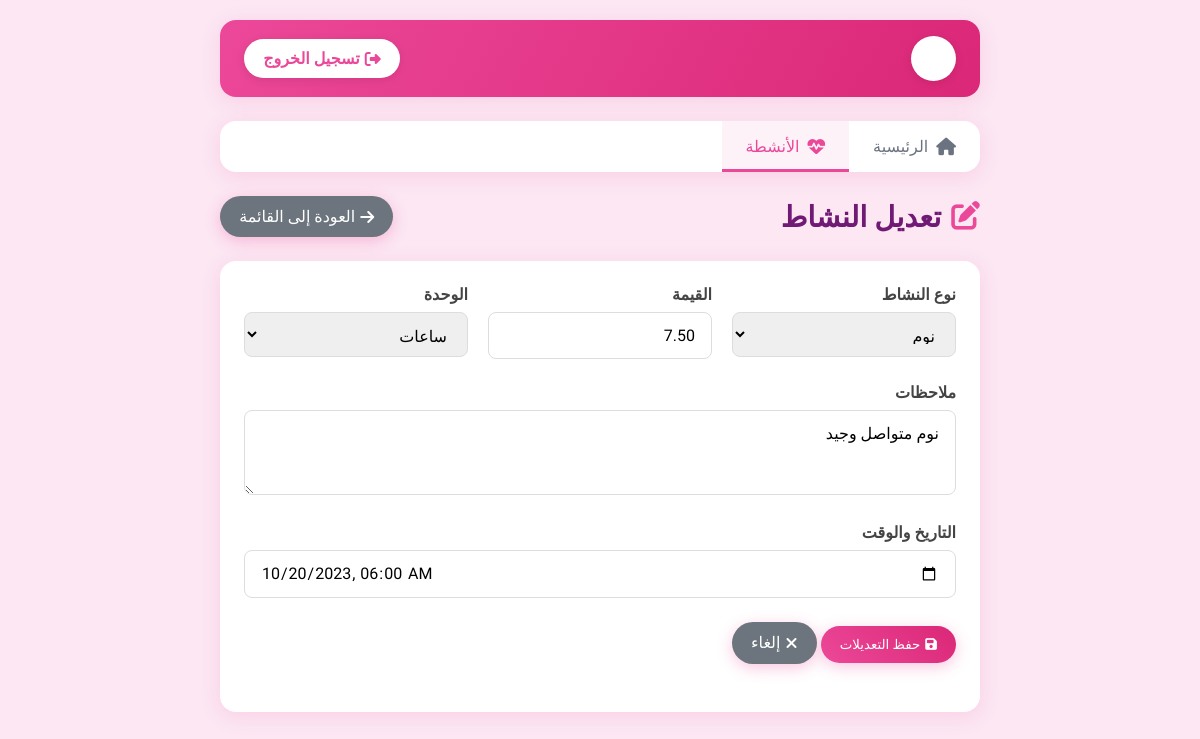
Page /edit_activity.php?id=5 (signed in) on the committed database.
### tables this page shows
CREATE TABLE IF NOT EXISTS health_logs (
    id INT AUTO_INCREMENT PRIMARY KEY,
    activity_type ENUM('walk', 'run', 'gym', 'yoga', 'meditation', 'water', 'sleep', 'weight', 'reading', 'learning') NOT NULL,
    value DECIMAL(10,2) NOT NULL,
    unit ENUM('minutes', 'hours', 'km', 'cups', 'kg', 'pages') DEFAULT 'minutes',
    notes TEXT,
    date TIMESTAMP DEFAULT CURRENT_TIMESTAMP,
    created_at TIMESTAMP DEFAULT CURRENT_TIMESTAMP
);

### edit_activity.php (the view, shortened to what this page needs)
<?php
include "config.php";
$id = $_GET['id'];
$sql = "SELECT * FROM health_logs WHERE id = $id";
$result = mysqli_query($conn, $sql);
$activity = mysqli_fetch_assoc($result);
?>
<!DOCTYPE html>
<html lang="ar" dir="rtl">
<head>
    <link rel="stylesheet" href="https://cdnjs.cloudflare.com/ajax/libs/font-awesome/6.4.0/css/all.min.css">
</head>
<body>
    <div class="container">
        <div class="topbar">
            <div class="user-info">
                <div class="avatar"><?php echo substr($_SESSION["username"], 0, 1); ?></div>
            </div>
            <a href="logout.php" class="logout-btn"><i class="fas fa-sign-out-alt"></i> تسجيل الخروج</a>
        </div>
        <div class="nav">
            <a href="index.php"><i class="fas fa-home"></i> الرئيسية</a>
            <a href="activities.php" class="active"><i class="fas fa-heartbeat"></i> الأنشطة</a>
        </div>
        <div class="page-header">
            <h1 class="page-title"><i class="fas fa-edit"></i> تعديل النشاط</h1>
            <a href="activities.php" class="btn btn-secondary"><i class="fas fa-arrow-right"></i> العودة إلى القائمة</a>
        </div>
        <div class="form-container">
            <form method="post">
                <div class="form-row">
                    <div class="form-col">
                        <div class="form-group">
                            <label for="activity_type">نوع النشاط</label>
                            <select class="form-control" id="activity_type" name="activity_type" required>
                                <option value="sleep" <?php echo $activity['activity_type'] == 'sleep' ? 'selected' : ''; ?>>نوم</option>
                            </select>
                        </div>
                    </div>
                    <div class="form-col">
                        <div class="form-group">
                            <label for="value">القيمة</label>
                            <input type="number" step="0.01" class="form-control" id="value" name="value" value="<?php echo $activity['value']; ?>" required>
                        </div>
                    </div>
                    <div class="form-col">
                        <div class="form-group">
                            <label for="unit">الوحدة</label>
                            <select class="form-control" id="unit" name="unit" required>
                                <option value="hours" <?php echo $activity['unit'] == 'hours' ? 'selected' : ''; ?>>ساعات</option>
                            </select>
                        </div>
                    </div>
                </div>
                <div class="form-group">
                    <label for="notes">ملاحظات</label>
                    <textarea class="form-control" id="notes" name="notes" rows="3"><?php echo $activity['notes']; ?></textarea>
                </div>
                <div class="form-group">
                    <label for="date">التاريخ والوقت</label>
                    <input type="datetime-local" class="form-control" id="date" name="date" value="<?php echo date('Y-m-d\TH:i', strtotime($activity['date'])); ?>" required>
                </div>
                <div class="form-group">
                    <button type="submit" class="btn btn-primary"><i class="fas fa-save"></i> حفظ التعديلات</button>
                    <a href="activities.php" class="btn btn-secondary"><i class="fas fa-times"></i> إلغاء</a>
                </div>
            </form>
        </div>
    </div>
</body>
</html>

### edit_activity.php (style rules this page uses)
:root { --primary: #EC4899; --secondary: #DB2777; --accent: #F472B6; --success: #10B981; --info: #8B5CF6; --warning: #F59E0B; --light: #FDF2F8; --dark: #701A75; --background: #FCE7F3; --card-shadow: 0 4px 20px rgba(236, 72, 153, 0.15); --hover-shadow: 0 10px 25px rgba(236, 72, 153, 0.25); }
* { margin: 0; padding: 0; box-sizing: border-box; font-family: 'Tajawal', sans-serif; }
body { background-color: var(--background); color: #333; min-height: 100vh; }
.container { max-width: 800px; margin: 0 auto; padding: 20px; }
.topbar { background: linear-gradient(120deg, var(--primary), var(--secondary)); border-radius: 16px; padding: 1rem 1.5rem; margin-bottom: 1.5rem; display: flex; justify-content: space-between; align-items: center; box-shadow: var(--card-shadow); color: white; animation: fadeInDown 0.8s ease; }
.user-info { display: flex; align-items: center; }
.user-info .avatar { width: 45px; height: 45px; background-color: white; border-radius: 50%; display: flex; align-items: center; justify-content: center; color: var(--primary); margin-left: 10px; font-weight: bold; font-size: 1.2rem; box-shadow: 0 2px 10px rgba(0,0,0,0.1); }
.logout-btn { background-color: white; color: var(--primary); padding: 0.6rem 1.2rem; border-radius: 30px; text-decoration: none; display: flex; align-items: center; transition: all 0.3s; font-weight: 600; box-shadow: 0 2px 10px rgba(0,0,0,0.1); }
.logout-btn i { margin-left: 5px; }
.nav { display: flex; background: white; border-radius: 16px; margin-bottom: 1.5rem; box-shadow: var(--card-shadow); overflow: hidden; animation: fadeIn 0.8s ease 0.2s both; }
.nav a { padding: 1rem 1.5rem; text-decoration: none; color: #6B7280; font-weight: 500; transition: all 0.3s; display: flex; align-items: center; position: relative; overflow: hidden; }
.nav a:before { content: ''; position: absolute; bottom: 0; left: 0; width: 0; height: 3px; background: var(--primary); transition: all 0.3s; }
.nav a:hover, .nav a.active { color: var(--primary); background-color: var(--light); }
.nav a:hover:before, .nav a.active:before { width: 100%; }
.nav a i { margin-left: 8px; font-size: 1.1rem; }
.page-header { display: flex; justify-content: space-between; align-items: center; margin-bottom: 1.5rem; animation: fadeIn 0.8s ease 0.4s both; }
.page-title { font-size: 1.8rem; color: var(--dark); display: flex; align-items: center; }
.page-title i { margin-left: 10px; color: var(--primary); }
.btn { padding: 0.7rem 1.2rem; border-radius: 30px; text-decoration: none; display: inline-flex; align-items: center; transition: all 0.3s; font-weight: 500; border: none; cursor: pointer; box-shadow: 0 4px 15px rgba(236, 72, 153, 0.3); }
.btn-primary { background: linear-gradient(45deg, var(--primary), var(--secondary)); color: white; }
.btn-secondary { background: #6c757d; color: white; }
.btn i { margin-left: 5px; }
.form-container { background-color: white; border-radius: 16px; padding: 1.5rem; box-shadow: var(--card-shadow); margin-bottom: 1.5rem; animation: fadeIn 0.8s ease 0.6s both; }
.form-group { margin-bottom: 1.5rem; }
.form-group label { display: block; margin-bottom: 0.5rem; font-weight: 600; color: #444; }
.form-control { width: 100%; padding: 0.8rem 1rem; border: 1px solid #ddd; border-radius: 8px; font-size: 1rem; transition: all 0.3s; }
.form-row { display: flex; flex-wrap: wrap; margin-right: -10px; margin-left: -10px; }
.form-col { flex: 1 0 0%; padding: 0 10px; }
select.form-control { height: 45px; }

### rows in the picture
health_logs: activity_type "نوم", value "7.50", unit "ساعات", notes "نوم متواصل وجيد", date "10/20/2023 06:00"
